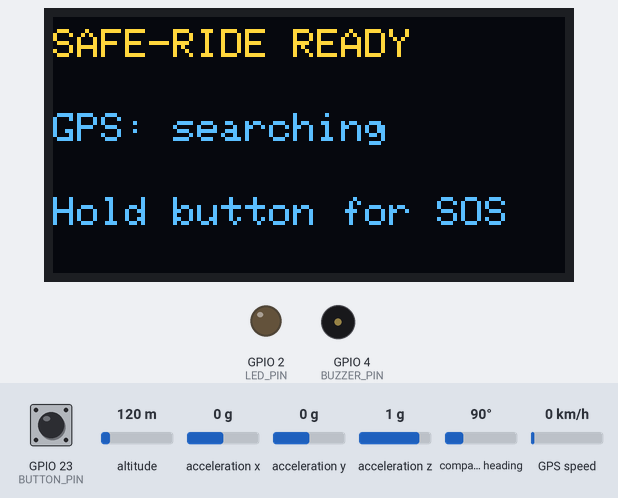
Bench run of a sketch on a simulated ESP32. Parts: 128×64 one-colour display, output pins drawn as LEDs (lit = HIGH), buzzer (waves = sounding). Wiring (inferred from the names in the program): MPU-6050 motion sensor at I2C address 0x68. The inputs (shaded band) are chosen by the test bench; at power-on: GPIO 23 (BUTTON_PIN) HIGH, altitude 120 m, acceleration x 0 g, acceleration y 0 g, acceleration z 1 g, compass heading 90°, GPS speed 0 km/h. The OLED is the two-colour kind (top 16 rows yellow); the GPS gets a fix after 3 s at 37.7749, -122.4194 with 8 satellites; the modem accepts every AT command (registered, SIM ready, sends succeed) and sends nothing else; what the sketch prints to the serial monitor is not drawn.

Above: at 2.9 s.
3.0 s: GPIO 23 (BUTTON_PIN) pulled LOW for 3.2 s
At 7.7 s:
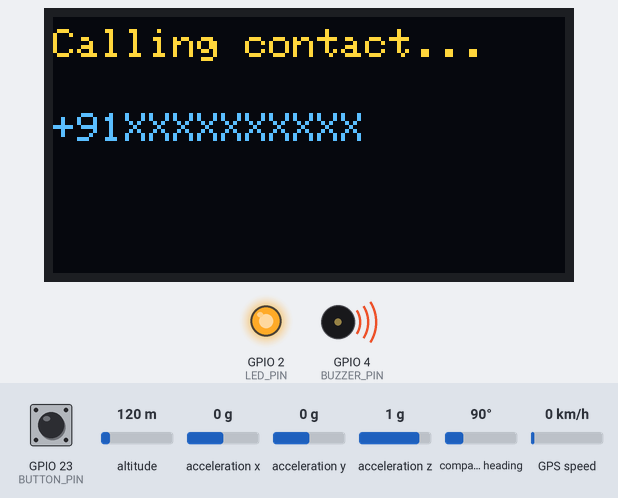
At 27.6 s:
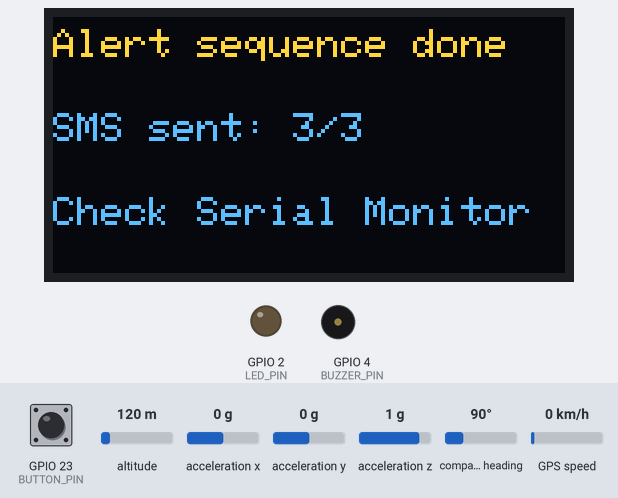
Timing chart, 0 to 29.1 s (numbered marks = the images above; inputs shaded):
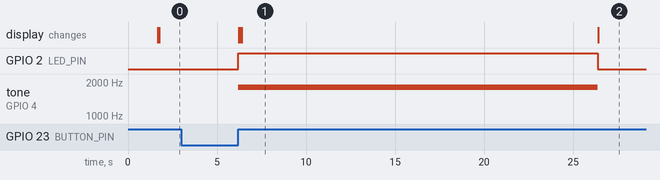

The sketch:

safe_ride.ino
```cpp
#include <Wire.h>
#include <math.h>
#include <Adafruit_GFX.h>
#include <Adafruit_SSD1306.h>
#include <TinyGPS++.h>
#include <HardwareSerial.h>

// =====================================================
// SAFE-RIDE - ESP32 ACCIDENT ALERT SYSTEM
// =====================================================

// OLED
#define SCREEN_WIDTH 128
#define SCREEN_HEIGHT 64
#define OLED_RESET -1
#define OLED_ADDR 0x3C

Adafruit_SSD1306 display(
  SCREEN_WIDTH, SCREEN_HEIGHT, &Wire, OLED_RESET
);

// MPU6050
#define MPU_ADDR 0x68

// GPIO
#define BUTTON_PIN 23
#define BUZZER_PIN 4
#define LED_PIN 2

// GPS: NEO-6M
HardwareSerial GPS(2);
#define GPS_RX 16
#define GPS_TX 17
TinyGPSPlus gps;

// MODEM: A7670C
HardwareSerial Modem(1);
#define MODEM_RX 26
#define MODEM_TX 27

// Configure to match the modem's actual UART baud rate
#define MODEM_BAUD 115200
#define GPS_BAUD 9600

// DRIVER / VEHICLE DETAILS
const char DRIVER_NAME[] = "BABU PRASAD";
const char VEHICLE_NUMBER[] = "AP37ES1430";
const char VEHICLE_TYPE[] = "SUV CAR";

// Replace every placeholder with an authorized contact.
// Keep international format, e.g. +91 followed by 10 digits.
const char* EMERGENCY_NUMBERS[] = {
  "+91XXXXXXXXXX",
  "+91XXXXXXXXXX",
  "+91XXXXXXXXXX"
};

const int CONTACT_COUNT =
  sizeof(EMERGENCY_NUMBERS) / sizeof(EMERGENCY_NUMBERS[0]);

// Accident detection settings
// Prototype starting value only; validate on your actual vehicle.
const float IMPACT_THRESHOLD_G = 2.5;
const unsigned long ALERT_COOLDOWN_MS = 60000UL;
const unsigned long CANCEL_WINDOW_MS = 10000UL;
const unsigned long SOS_HOLD_MS = 2000UL;
const unsigned long CALL_DURATION_MS = 20000UL;

unsigned long lastAlertTime = 0;
bool modemReady = false;
bool mpuReady = false;
bool oledReady = false;
bool alertInProgress = false;

// =====================================================
// OLED
// =====================================================

void showMessage(
  const char* line1,
  const char* line2 = "",
  const char* line3 = ""
) {
  if (!oledReady) return;

  display.clearDisplay();
  display.setTextColor(SSD1306_WHITE);
  display.setTextSize(1);

  display.setCursor(0, 3);
  display.println(line1);

  display.setCursor(0, 24);
  display.println(line2);

  display.setCursor(0, 45);
  display.println(line3);

  display.display();
}

// =====================================================
// MODEM RESPONSE
// =====================================================

bool waitForResponse(
  const char* expected,
  unsigned long timeout
) {
  String response;
  response.reserve(350);

  unsigned long start = millis();

  while (millis() - start < timeout) {
    while (Modem.available()) {
      char c = Modem.read();
      Serial.write(c);
      response += c;

      if (response.indexOf(expected) >= 0) {
        return true;
      }

      if (response.length() > 300) {
        response.remove(0, 150);
      }
    }
    delay(1);
  }

  return false;
}

bool sendCommand(
  const char* command,
  const char* expected,
  unsigned long timeout
) {
  while (Modem.available()) Modem.read();

  Serial.print("CMD: ");
  Serial.println(command);

  Modem.println(command);

  return waitForResponse(expected, timeout);
}

// =====================================================
// MODEM INITIALIZATION
// =====================================================

bool initModem() {
  showMessage("Starting modem...", "A7670C");

  // Retry basic communication
  bool atOK = false;

  for (int i = 0; i < 5; i++) {
    if (sendCommand("AT", "OK", 2000)) {
      atOK = true;
      break;
    }
    delay(500);
  }

  if (!atOK) {
    Serial.println("MODEM NOT RESPONDING");
    return false;
  }

  sendCommand("ATE0", "OK", 2000);
  sendCommand("AT+CMEE=2", "OK", 2000);

  if (!sendCommand("AT+CMGF=1", "OK", 3000)) {
    return false;
  }

  // Configure SMS text character set
  if (!sendCommand("AT+CSCS=\"GSM\"", "OK", 3000)) {
    return false;
  }

  Serial.println("MODEM INITIALIZED");
  return true;
}

// =====================================================
// GPS
// =====================================================

void readGPS() {
  while (GPS.available()) {
    gps.encode(GPS.read());
  }
}

String getGPSLink() {
  showMessage("Getting GPS...", "Open sky helps");

  unsigned long start = millis();

  while (millis() - start < 20000UL) {
    readGPS();

    if (gps.location.isValid() &&
        gps.location.age() < 5000UL) {

      String link = "https://maps.google.com/?q=";
      link += String(gps.location.lat(), 6);
      link += ",";
      link += String(gps.location.lng(), 6);

      Serial.println("GPS LINK:");
      Serial.println(link);

      return link;
    }

    delay(10);
  }

  Serial.println("GPS FIX UNAVAILABLE");
  return "GPS location unavailable";
}

// =====================================================
// MPU6050
// =====================================================

bool initMPU() {
  Wire.beginTransmission(MPU_ADDR);
  Wire.write(0x6B);   // Power management
  Wire.write(0x00);   // Wake up
  if (Wire.endTransmission() != 0) return false;

  Wire.beginTransmission(MPU_ADDR);
  Wire.write(0x1C);   // Accelerometer configuration
  Wire.write(0x00);   // +/- 2g
  if (Wire.endTransmission() != 0) return false;

  delay(100);
  return true;
}

// Returns total acceleration magnitude in g.
float getAcceleration() {
  Wire.beginTransmission(MPU_ADDR);
  Wire.write(0x3B);
  if (Wire.endTransmission(false) != 0) return -1.0;

  int count = Wire.requestFrom(MPU_ADDR, 6, true);
  if (count != 6) return -1.0;

  int16_t ax = (int16_t)(
    ((uint16_t)Wire.read() << 8) | Wire.read()
  );
  int16_t ay = (int16_t)(
    ((uint16_t)Wire.read() << 8) | Wire.read()
  );
  int16_t az = (int16_t)(
    ((uint16_t)Wire.read() << 8) | Wire.read()
  );

  float x = ax / 16384.0f;
  float y = ay / 16384.0f;
  float z = az / 16384.0f;

  return sqrtf(x*x + y*y + z*z);
}

// =====================================================
// BUTTON / COUNTDOWN
// =====================================================

// Accident countdown can be cancelled by pressing button.
// A long button hold while idle triggers manual SOS.

bool accidentCountdown() {
  unsigned long start = millis();

  while (millis() - start < CANCEL_WINDOW_MS) {
    unsigned long remaining =
      (CANCEL_WINDOW_MS - (millis() - start) + 999) / 1000;

    char line[24];
    snprintf(line, sizeof(line), "Sending in %lu sec", remaining);

    showMessage("ACCIDENT DETECTED!", line, "Press to cancel");

    digitalWrite(LED_PIN, !digitalRead(LED_PIN));
    tone(BUZZER_PIN, 2000, 100);

    if (digitalRead(BUTTON_PIN) == LOW) {
      delay(40);

      if (digitalRead(BUTTON_PIN) == LOW) {
        noTone(BUZZER_PIN);
        digitalWrite(LED_PIN, LOW);
        showMessage("Alert cancelled", "Check vehicle");
        delay(1200);

        // Wait until button is released
        while (digitalRead(BUTTON_PIN) == LOW) delay(10);
        return false;
      }
    }

    delay(100);
  }

  noTone(BUZZER_PIN);
  digitalWrite(LED_PIN, LOW);
  return true;
}

// =====================================================
// SEND SMS
// =====================================================

bool sendSMS(const char* number, const String& location) {
  if (!modemReady) return false;

  showMessage("Sending SMS...", number);

  if (!sendCommand("AT+CMGF=1", "OK", 3000)) {
    return false;
  }

  while (Modem.available()) Modem.read();

  Modem.print("AT+CMGS=\"");
  Modem.print(number);
  Modem.println("\"");

  if (!waitForResponse(">", 7000)) {
    Serial.println("SMS PROMPT FAILED");
    return false;
  }

  String message;
  message.reserve(300);

  message += "SAFE-RIDE ACCIDENT ALERT\n";
  message += "Driver: ";
  message += DRIVER_NAME;
  message += "\nVehicle No: ";
  message += VEHICLE_NUMBER;
  message += "\nVehicle Type: ";
  message += VEHICLE_TYPE;
  message += "\nLocation: ";
  message += location;

  Modem.print(message);
  Modem.write(26);  // Ctrl+Z

  // Wait for modem's final SMS result
  bool sent = waitForResponse("+CMGS:", 20000);

  if (sent) {
    // Normally +CMGS is followed by OK.
    waitForResponse("OK", 3000);
    Serial.print("SMS SUBMITTED TO MODEM: ");
    Serial.println(number);
    return true;
  }

  Serial.print("SMS FAILED: ");
  Serial.println(number);
  return false;
}

// =====================================================
// MAKE EMERGENCY CALL
// =====================================================

bool makeCall(const char* number) {
  if (!modemReady) return false;

  showMessage("Calling contact...", number);

  while (Modem.available()) Modem.read();

  Modem.print("ATD");
  Modem.print(number);
  Modem.println(";");

  bool accepted = waitForResponse("OK", 8000);

  if (!accepted) {
    Serial.println("CALL COMMAND NOT CONFIRMED");
    return false;
  }

  Serial.print("CALL STARTED: ");
  Serial.println(number);

  unsigned long start = millis();

  while (millis() - start < CALL_DURATION_MS) {
    readGPS();

    // Keep the call open for the configured duration.
    // This does not prove the other person answered.
    delay(20);
  }

  sendCommand("ATH", "OK", 5000);
  Serial.println("CALL ENDED");
  return true;
}

// =====================================================
// COMPLETE EMERGENCY SEQUENCE
// =====================================================

void sendEmergencyAlert(const char* reason) {
  if (alertInProgress) return;

  alertInProgress = true;
  lastAlertTime = millis();

  digitalWrite(LED_PIN, HIGH);
  tone(BUZZER_PIN, 1800);

  Serial.println();
  Serial.println("===== SAFE-RIDE ALERT =====");
  Serial.println(reason);

  showMessage("EMERGENCY ALERT", "Getting location...");

  // Get GPS fix; still send alert if GPS is unavailable.
  String location = getGPSLink();

  int smsSuccess = 0;

  for (int i = 0; i < CONTACT_COUNT; i++) {
    if (sendSMS(EMERGENCY_NUMBERS[i], location)) {
      smsSuccess++;
    }
  }

  // Call the first configured contact.
  makeCall(EMERGENCY_NUMBERS[0]);

  noTone(BUZZER_PIN);
  digitalWrite(LED_PIN, LOW);

  char result[24];
  snprintf(result, sizeof(result), "SMS sent: %d/%d",
           smsSuccess, CONTACT_COUNT);

  showMessage("Alert sequence done", result,
              "Check Serial Monitor");

  Serial.println("===== SEQUENCE FINISHED =====");

  delay(3000);
  alertInProgress = false;
}

// =====================================================
// SETUP
// =====================================================

void setup() {
  Serial.begin(115200);

  pinMode(BUTTON_PIN, INPUT_PULLUP);
  pinMode(BUZZER_PIN, OUTPUT);
  pinMode(LED_PIN, OUTPUT);

  digitalWrite(LED_PIN, LOW);
  noTone(BUZZER_PIN);

  Wire.begin(21, 22);
  Wire.setClock(100000);

  oledReady = display.begin(
    SSD1306_SWITCHCAPVCC, OLED_ADDR
  );

  if (oledReady) {
    showMessage("SAFE-RIDE", "Initializing...");
  }

  GPS.begin(
    GPS_BAUD, SERIAL_8N1, GPS_RX, GPS_TX
  );

  Modem.begin(
    MODEM_BAUD, SERIAL_8N1, MODEM_RX, MODEM_TX
  );

  delay(1500);

  mpuReady = initMPU();
  modemReady = initModem();

  Serial.print("MPU6050: ");
  Serial.println(mpuReady ? "OK" : "FAILED");

  Serial.print("A7670C: ");
  Serial.println(modemReady ? "OK" : "FAILED");

  if (!oledReady) {
    Serial.println("OLED NOT FOUND");
  }

  if (oledReady && mpuReady && modemReady) {
    showMessage("SAFE-RIDE READY",
                "GPS: waiting for fix",
                "Hold button for SOS");
  } else {
    showMessage("CHECK HARDWARE",
                "See Serial Monitor",
                "Verify wiring/power");
  }
}

// =====================================================
// MAIN LOOP
// =====================================================

void loop() {
  readGPS();

  // Manual SOS: hold button for 2 seconds.
  if (digitalRead(BUTTON_PIN) == LOW &&
      !alertInProgress) {

    unsigned long pressStart = millis();

    while (digitalRead(BUTTON_PIN) == LOW &&
           millis() - pressStart < SOS_HOLD_MS) {
      readGPS();
      delay(10);
    }

    bool longPress =
      digitalRead(BUTTON_PIN) == LOW &&
      millis() - pressStart >= SOS_HOLD_MS;

    while (digitalRead(BUTTON_PIN) == LOW) {
      readGPS();
      delay(10);
    }

    if (longPress) {
      sendEmergencyAlert("MANUAL SOS");
      return;
    }
  }

  // Read impact acceleration.
  if (mpuReady) {
    float accelerationG = getAcceleration();

    if (accelerationG >= IMPACT_THRESHOLD_G &&
        accelerationG < 20.0f &&
        (lastAlertTime == 0 ||
         millis() - lastAlertTime >= ALERT_COOLDOWN_MS)) {

      Serial.print("HIGH ACCELERATION: ");
      Serial.print(accelerationG);
      Serial.println(" g");

      if (accidentCountdown()) {
        sendEmergencyAlert("POSSIBLE ACCIDENT");
      }

      return;
    }
  }

  // Normal status
  static unsigned long lastDisplayUpdate = 0;

  if (millis() - lastDisplayUpdate >= 1000UL) {
    lastDisplayUpdate = millis();

    if (!mpuReady || !modemReady) {
      showMessage("SAFE-RIDE WARNING",
                  mpuReady ? "MPU OK" : "MPU FAILED",
                  modemReady ? "MODEM OK" : "MODEM FAILED");
    } else if (gps.location.isValid() &&
               gps.location.age() < 5000UL) {
      showMessage("SAFE-RIDE READY",
                  "GPS: FIXED",
                  "Hold button for SOS");
    } else {
      showMessage("SAFE-RIDE READY",
                  "GPS: searching",
                  "Hold button for SOS");
    }
  }

  delay(10);
}
```

Measured:
- after the input at 3.0 s, GPIO 2 (LED_PIN): LOW → HIGH after 3.2 s, → LOW 20.2 s later; tone on GPIO 4 (BUZZER_PIN): silent → 1800 Hz after 3.2 s, → silent 20.2 s later; the display: first changes after 3.2 s (image 1 shows a later state)
- what the display in image 1 shows lasts 20.0 s, from 6.4 s to 26.4 s
